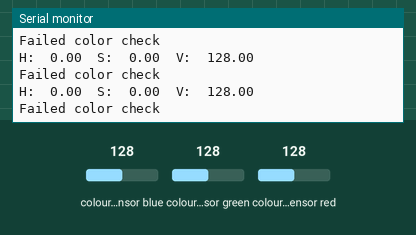
Recording of a sketch running on a simulated Arduino Uno, built with avr-gcc and run on an emulated ATmega328P. On the bench: the last lines printed to the serial monitor. Inputs (shaded band) come from the test bench; at power-on: colour sensor blue 128, colour sensor green 128, colour sensor red 128.

Above: at 1.2 s.
1.3 s: colour sensor blue set to 5
At 1.44 s:
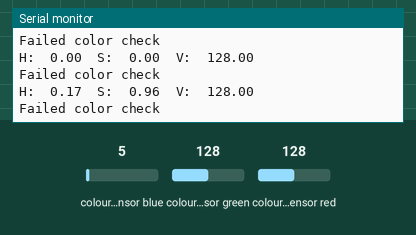
4.3 s: colour sensor green set to 5
At 4.46 s:
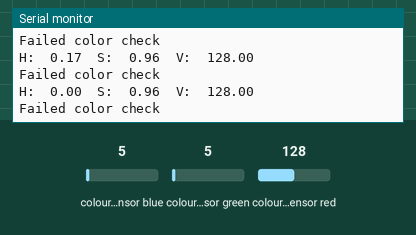
5.8 s: colour sensor red set to 5
At 5.91 s:
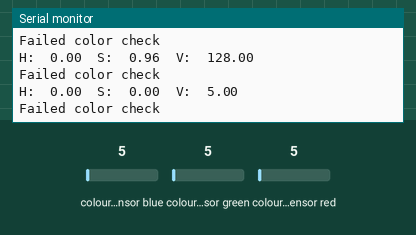

The sketch:

v2_color_sensor.ino
```cpp
#include "Wire.h"
#include "Adafruit_TCS34725.h"


Adafruit_TCS34725 tcs = Adafruit_TCS34725(TCS34725_INTEGRATIONTIME_50MS, TCS34725_GAIN_4X);

double hue, saturation, lighting, value;

float fract(float x) { return x - int(x); }

float mix(float a, float b, float t) { return a + (b - a) * t; }

float step(float e, float x) { return x < e ? 0.0 : 1.0; }

float hsv[3];

float* rgb2hsv(float r, float g, float b, float* hsv) {
  float s = step(b, g);
  float px = mix(b, g, s);
  float py = mix(g, b, s);
  float pz = mix(-1.0, 0.0, s);
  float pw = mix(0.6666666, -0.3333333, s);
  s = step(px, r);
  float qx = mix(px, r, s);
  float qz = mix(pw, pz, s);
  float qw = mix(r, px, s);
  float d = qx - min(qw, py);
  hsv[0] = abs(qz + (qw - py) / (6.0 * d + 1e-10));
  hsv[1] = d / (qx + 1e-10);
  hsv[2] = qx;
  return hsv;
}

void setup() {
  Serial.begin(9600);
  //Serial.println("Color View Test!");

  if (tcs.begin()) {
    Serial.println("Found color sensor");
  } else {
    Serial.println("No TCS34725 found ... check your connections");
    while (1); // halt!
  }
}

void loop() {
  float red, green, blue;
  tcs.setInterrupt(false);  // turn on LED
  delay(60);  // takes 50ms to read
  tcs.getRGB(&red, &green, &blue);

  //Serial.print("R:\t"); Serial.print(int(red));
  //Serial.print("\tG:\t"); Serial.print(int(green));
  //Serial.print("\tB:\t"); Serial.print(int(blue));

  rgb2hsv(red, green, blue, hsv);

  Serial.print("H:\t");     Serial.print(hsv[0]);
  Serial.print("\tS:\t");   Serial.print(hsv[1]);
  Serial.print("\tV:\t");   Serial.println(hsv[2]);

  int color=0;

  if ((hsv[0]>= 0.0) && (hsv[0]<= 0.1) && (hsv[1]>= 0.36) && (hsv[1]<= 0.80) && (hsv[2]>= 100.0) && (hsv[2]<= 190.0)){
    color=1;
    Serial.println("Block is Red");
  }
  else if ((hsv[0]>= 0.2) && (hsv[0]<= 0.6) && (hsv[1]>= 0.10) && (hsv[1]<= 0.30) && (hsv[2]>= 90.0) && (hsv[2]<= 98.0)){
    color=0;
    Serial.println("Block is Blue");
  }
  else if ((hsv[0]>= 0.10) && (hsv[0]<= 0.25) && (hsv[1]>= 0.33) && (hsv[1]<= 0.60) && (hsv[2]>= 95.0) && (hsv[2]<= 115.0)){
    color=2;
    Serial.println("Block is Green");
  }
  else {
    Serial.println("Failed color check");
  }
}
```

Measured:
- after the input at 1.3 s, the serial monitor: prints a new line at once (image 1)
- after the input at 4.3 s, the serial monitor: prints a new line after 0.07 s (image 2)
- after the input at 5.8 s, the serial monitor: prints a new line at once (image 3)
